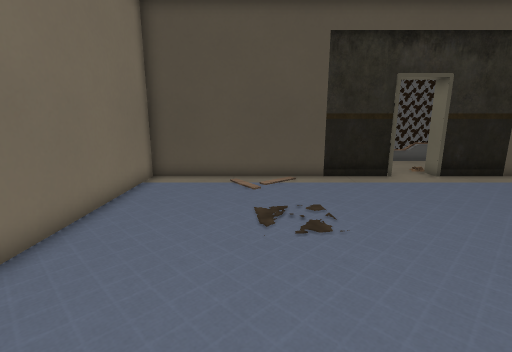
View 1 (above)

18 first-person views from a walk through a 3-D level made in the Godot game engine. The camera is 1.3 m above the floor, tilts 12° down and sees 85° across. The floor is counted in squares, 0.5 m on a side. Each view is taken from the middle of a square. On the plan, view 1 faces up. The plan holds only what a view shows up to about 19 squares ahead; the rest is blank. The place goes on beyond the plan. Door leaves are left out where a doorway can be walked through. Some surface patterns are stand-ins.

View 2
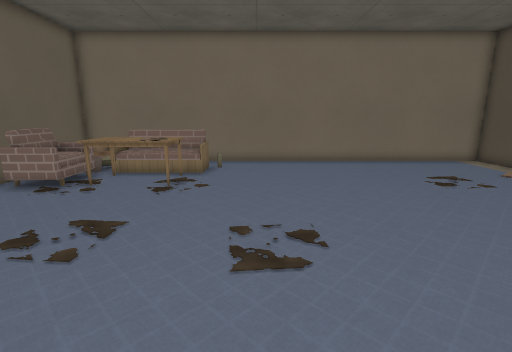

View 3
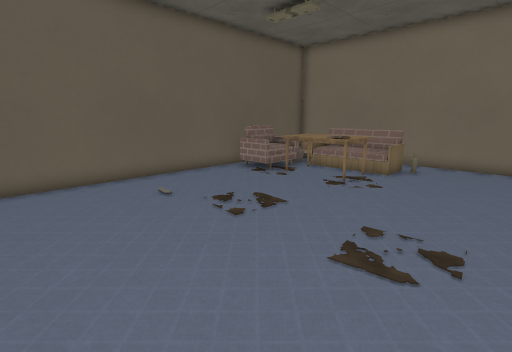

View 4
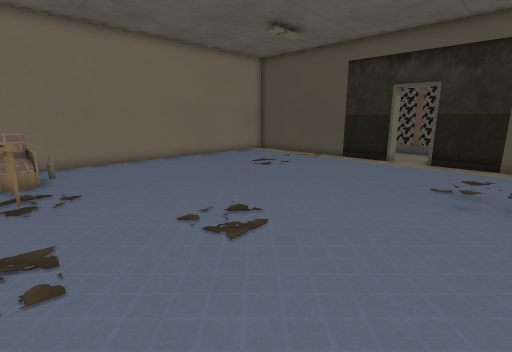

View 5
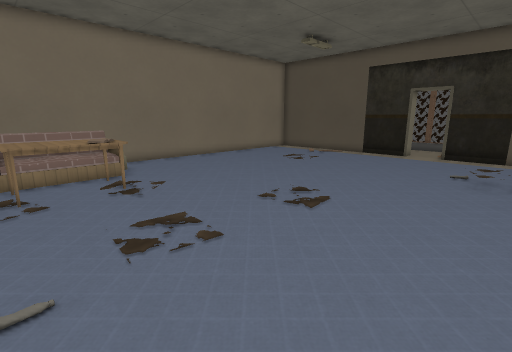

View 6
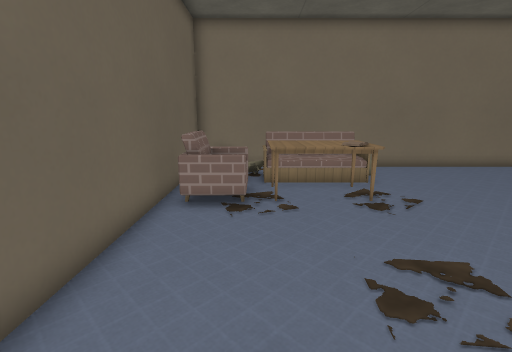

View 7
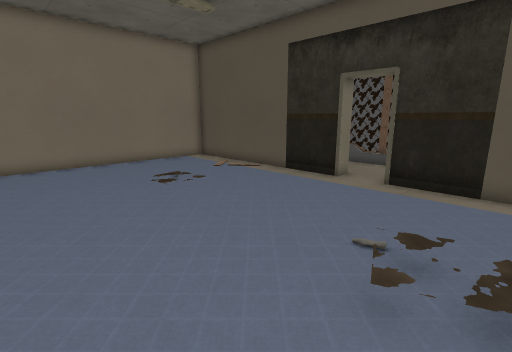

View 8
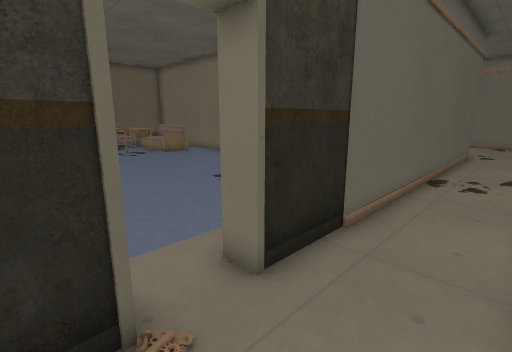

View 9
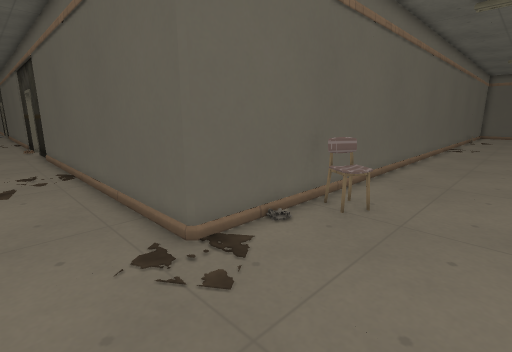

View 10
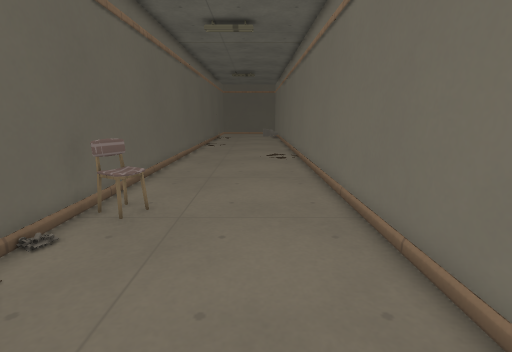

View 11
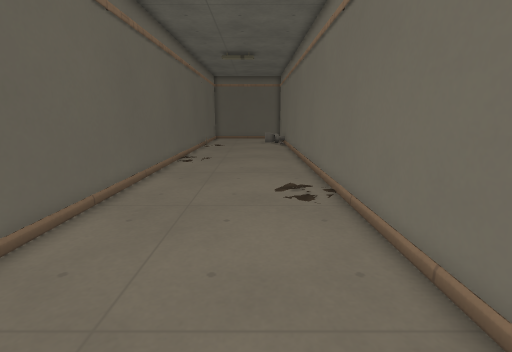

View 12
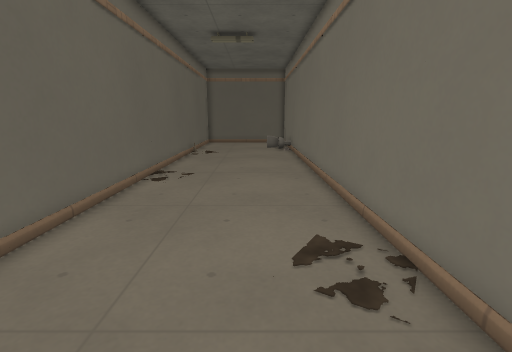

View 13
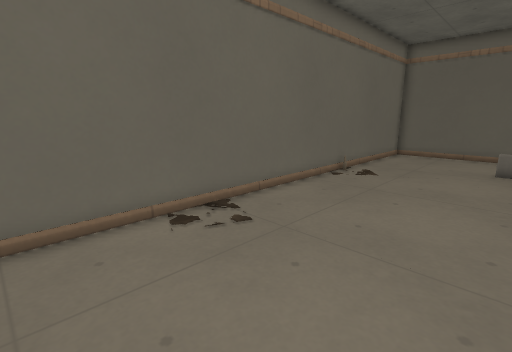

View 14
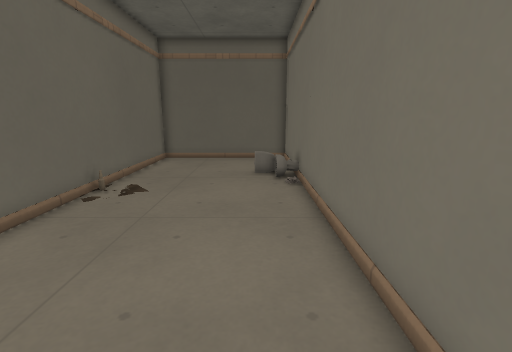

View 15
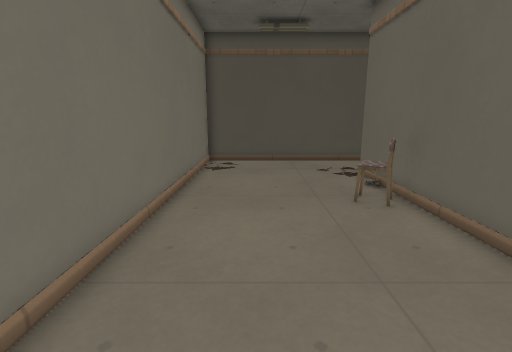

View 16
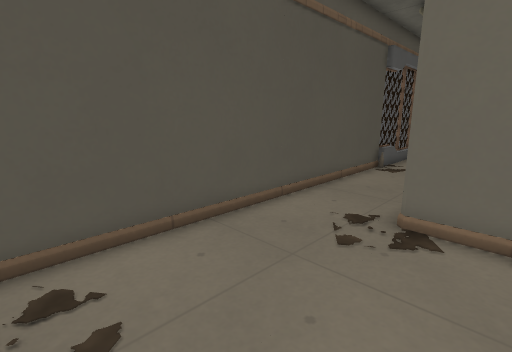

View 17
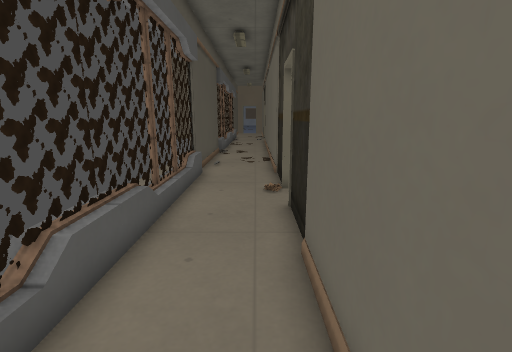

View 18
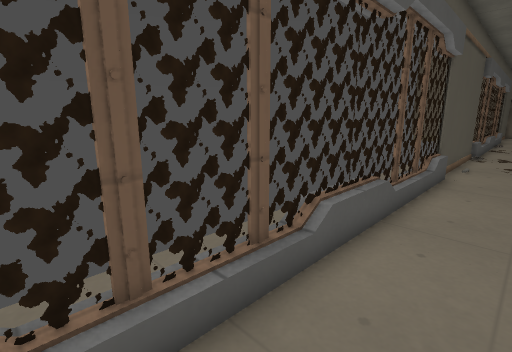

### Floor plan
Points are (right, up) in squares from view 1. A wall is a line through its corners. A room is listed if a view was taken in it or the views show most of it. See-through windows are left out.
Room 1 (views 1, 2, 3, 4, 5, 6, 7)
walls: (6, 12.2) (-4.6, 12.2) (-4.6, -11) (11.7, -11); (11.8, 12.2) (8, 12.2)
ways out: open door at (7, 12.5) to room 2
objects: sofa (-3, -7) to (-3, -4); armchair (0, -10) to (2, -8); table (0, -7) to (2, -4)
Room 2 (views 8, 9, 10, 11, 12, 13, 14, 15, 16, 17, 18)
walls: (8, 13.1) (12.5, 13.1); (12.5, 16.9) (-20.9, 16.9) (-20.9, -26.9) (-13.1, -26.9) (-13.1, 13.1) (6, 13.1)
ways out: open door at (7, 12.5) to room 1
objects: other object (-15, 8) to (-14, 9)

Where each view was taken, in squares from view 1:
view 1: 0 up, 0 right, facing up
view 2: 1 down, 12 right, facing left
view 3: 1 up, 12 right, facing down-left
view 4: 5 down, 12 right, facing up-left
view 5: 8 down, 12 right, facing up-left
view 6: 8 down, 10 right, facing left
view 7: 1 up, 12 right, facing up-left
view 8: 16 up, 9 right, facing down-left
view 9: 16 up, 18 left, facing down-right
view 10: 16 up, 18 left, facing down
view 11: 7 up, 18 left, facing down
view 12: 2 up, 18 left, facing down
view 13: 6 down, 20 left, facing down-right
view 14: 9 down, 19 left, facing down
view 15: 0 up, 18 left, facing up
view 16: 11 up, 20 left, facing up-right
view 17: 14 up, 2 left, facing right
view 18: 14 up, 3 left, facing up-right
